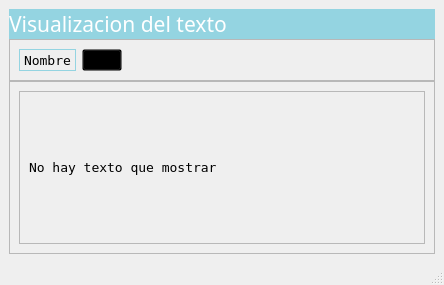
<?xml version="1.0" encoding="UTF-8"?>
<ui version="4.0">
 <class>MainWindow</class>
 <widget class="QMainWindow" name="MainWindow">
  <property name="geometry">
   <rect>
    <x>0</x>
    <y>0</y>
    <width>444</width>
    <height>285</height>
   </rect>
  </property>
  <property name="windowTitle">
   <string>MainWindow</string>
  </property>
  <widget class="QWidget" name="centralwidget">
   <layout class="QVBoxLayout" name="verticalLayout">
    <property name="spacing">
     <number>0</number>
    </property>
    <item>
     <widget class="QLabel" name="label">
      <property name="font">
       <font>
        <family>Rage Italic</family>
        <pointsize>16</pointsize>
       </font>
      </property>
      <property name="styleSheet">
       <string notr="true">background-color:#94D4E1;
color:white;</string>
      </property>
      <property name="text">
       <string>Visualizacion del texto</string>
      </property>
     </widget>
    </item>
    <item>
     <widget class="QFrame" name="frame_2">
      <property name="frameShape">
       <enum>QFrame::StyledPanel</enum>
      </property>
      <property name="frameShadow">
       <enum>QFrame::Raised</enum>
      </property>
      <layout class="QGridLayout" name="gridLayout">
       <item row="1" column="0">
        <widget class="QLabel" name="nombre">
         <property name="font">
          <font>
           <family>NSimSun</family>
           <pointsize>10</pointsize>
          </font>
         </property>
         <property name="styleSheet">
          <string notr="true">border:1px solid #94D4E1;</string>
         </property>
         <property name="text">
          <string>Nombre</string>
         </property>
        </widget>
       </item>
       <item row="1" column="1">
        <widget class="QPushButton" name="copiar">
         <property name="styleSheet">
          <string notr="true">QPushButton{
background-color:transparent;
}
QPushButton:hover{
background-color:white;
border-radius:10px;
border:1px solid white;
}</string>
         </property>
         <property name="text">
          <string/>
         </property>
         <property name="icon">
          <iconset>
           <normaloff>imagenes/copia.png</normaloff>imagenes/copia.png</iconset>
         </property>
        </widget>
       </item>
       <item row="1" column="2">
        <spacer name="horizontalSpacer">
         <property name="orientation">
          <enum>Qt::Horizontal</enum>
         </property>
         <property name="sizeHint" stdset="0">
          <size>
           <width>40</width>
           <height>20</height>
          </size>
         </property>
        </spacer>
       </item>
      </layout>
     </widget>
    </item>
    <item>
     <widget class="QFrame" name="frame">
      <property name="frameShape">
       <enum>QFrame::StyledPanel</enum>
      </property>
      <property name="frameShadow">
       <enum>QFrame::Raised</enum>
      </property>
      <layout class="QVBoxLayout" name="verticalLayout_2">
       <item>
        <widget class="QScrollArea" name="scrollArea">
         <property name="font">
          <font>
           <family>NSimSun</family>
           <pointsize>10</pointsize>
          </font>
         </property>
         <property name="widgetResizable">
          <bool>true</bool>
         </property>
         <widget class="QWidget" name="scrollAreaWidgetContents">
          <property name="geometry">
           <rect>
            <x>0</x>
            <y>0</y>
            <width>416</width>
            <height>184</height>
           </rect>
          </property>
          <layout class="QVBoxLayout" name="verticalLayout_3">
           <item>
            <widget class="QLabel" name="texto">
             <property name="text">
              <string>No hay texto que mostrar</string>
             </property>
             <property name="wordWrap">
              <bool>true</bool>
             </property>
            </widget>
           </item>
          </layout>
         </widget>
        </widget>
       </item>
      </layout>
     </widget>
    </item>
   </layout>
  </widget>
  <widget class="QStatusBar" name="statusbar"/>
 </widget>
 <resources/>
 <connections/>
</ui>
